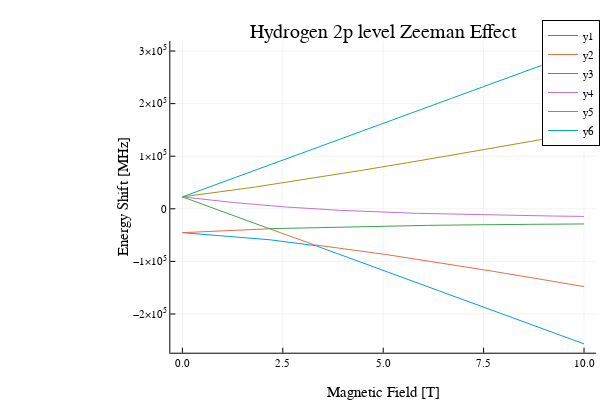

Source (notebook cell):
### Code cell
#  Now we plot each Eigenvalue as a function of magnetic field. 

Plots.plot(B₀,[E1,E2,E3,E4,E5,E6], xaxis="Magnetic Field [T]", yaxis="Energy Shift [MHz]",title="Hydrogen 2p level Zeeman Effect")

### Figure 1 — Plotly figure (JSON) as saved in the notebook; plotly's stock layout.template omitted (floating-point values rounded to 4 significant figures; data arrays with more than 128 entries replaced by an {"elided": "..."} marker saying what was removed)
{"data": [{"colorbar": {"title": ""}, "legendgroup": "y1", "line": {"color": "rgba(0, 154, 250, 1.000)", "dash": "solid", "shape": "linear", "width": 1}, "mode": "lines", "name": "y1", "showlegend": true, "type": "scatter", "x": {"elided": "1001 float values"}, "xaxis": "x", "y": {"elided": "1001 float values"}, "yaxis": "y", "zmax": null, "zmin": null}, {"colorbar": {"title": ""}, "legendgroup": "y2", "line": {"color": "rgba(227, 111, 71, 1.000)", "dash": "solid", "shape": "linear", "width": 1}, "mode": "lines", "name": "y2", "showlegend": true, "type": "scatter", "x": {"elided": "1001 float values"}, "xaxis": "x", "y": {"elided": "1001 float values"}, "yaxis": "y", "zmax": null, "zmin": null}, {"colorbar": {"title": ""}, "legendgroup": "y3", "line": {"color": "rgba(62, 164, 78, 1.000)", "dash": "solid", "shape": "linear", "width": 1}, "mode": "lines", "name": "y3", "showlegend": true, "type": "scatter", "x": {"elided": "1001 float values"}, "xaxis": "x", "y": {"elided": "1001 float values"}, "yaxis": "y", "zmax": null, "zmin": null}, {"colorbar": {"title": ""}, "legendgroup": "y4", "line": {"color": "rgba(195, 113, 210, 1.000)", "dash": "solid", "shape": "linear", "width": 1}, "mode": "lines", "name": "y4", "showlegend": true, "type": "scatter", "x": {"elided": "1001 float values"}, "xaxis": "x", "y": {"elided": "1001 float values"}, "yaxis": "y", "zmax": null, "zmin": null}, {"colorbar": {"title": ""}, "legendgroup": "y5", "line": {"color": "rgba(172, 142, 24, 1.000)", "dash": "solid", "shape": "linear", "width": 1}, "mode": "lines", "name": "y5", "showlegend": true, "type": "scatter", "x": {"elided": "1001 float values"}, "xaxis": "x", "y": {"elided": "1001 float values"}, "yaxis": "y", "zmax": null, "zmin": null}, {"colorbar": {"title": ""}, "legendgroup": "y6", "line": {"color": "rgba(0, 170, 174, 1.000)", "dash": "solid", "shape": "linear", "width": 1}, "mode": "lines", "name": "y6", "showlegend": true, "type": "scatter", "x": {"elided": "1001 float values"}, "xaxis": "x", "y": {"elided": "1001 float values"}, "yaxis": "y", "zmax": null, "zmin": null}], "layout": {"annotations": [{"font": {"color": "rgba(0, 0, 0, 1.000)", "family": "sans-serif", "size": 20}, "rotation": 0, "showarrow": false, "text": "Hydrogen 2p level Zeeman Effect", "x": 0.6387, "xanchor": "center", "xref": "paper", "y": 1, "yanchor": "top", "yref": "paper"}], "height": 400, "legend": {"bgcolor": "rgba(255, 255, 255, 1.000)", "bordercolor": "rgba(0, 0, 0, 1.000)", "borderwidth": 1, "font": {"color": "rgba(0, 0, 0, 1.000)", "family": "sans-serif", "size": 11}, "title": {"font": {"color": "rgba(0, 0, 0, 1.000)", "family": "sans-serif", "size": 15}, "text": ""}, "tracegroupgap": 0, "traceorder": "normal", "x": 1, "xanchor": "auto", "y": 1, "yanchor": "auto"}, "margin": {"b": 20, "l": 0, "r": 0, "t": 20}, "paper_bgcolor": "rgba(255, 255, 255, 1.000)", "plot_bgcolor": "rgba(255, 255, 255, 1.000)", "showlegend": true, "width": 600, "xaxis": {"anchor": "y", "domain": [0.2839, 0.9934], "gridcolor": "rgba(0, 0, 0, 0.100)", "gridwidth": 0.5, "linecolor": "rgba(0, 0, 0, 1.000)", "mirror": false, "range": [-0.3, 10.3], "showgrid": true, "showline": true, "showticklabels": true, "tickangle": 0, "tickcolor": "rgb(0, 0, 0)", "tickfont": {"color": "rgba(0, 0, 0, 1.000)", "family": "sans-serif", "size": 11}, "tickmode": "array", "ticks": "inside", "ticktext": ["0.0", "2.5", "5.0", "7.5", "10.0"], "tickvals": [0, 2.5, 5, 7.5, 10], "title": "Magnetic Field [T]", "titlefont": {"color": "rgba(0, 0, 0, 1.000)", "family": "sans-serif", "size": 15}, "type": "-", "visible": true, "zeroline": false, "zerolinecolor": "rgba(0, 0, 0, 1.000)"}, "yaxis": {"anchor": "x", "domain": [0.07581, 0.9415], "gridcolor": "rgba(0, 0, 0, 0.100)", "gridwidth": 0.5, "linecolor": "rgba(0, 0, 0, 1.000)", "mirror": false, "range": [-273600.0, 319000.0], "showgrid": true, "showline": true, "showticklabels": true, "tickangle": 0, "tickcolor": "rgb(0, 0, 0)", "tickfont": {"color": "rgba(0, 0, 0, 1.000)", "family": "sans-serif", "size": 11}, "tickmode": "array", "ticks": "inside", "ticktext": ["−2×10<sup>5</sup>", "−1×10<sup>5</sup>", "0", "1×10<sup>5</sup>", "2×10<sup>5</sup>", "3×10<sup>5</sup>"], "tickvals": [-200000, -100000, 0, 100000, 200000, 300000], "title": "Energy Shift [MHz]", "titlefont": {"color": "rgba(0, 0, 0, 1.000)", "family": "sans-serif", "size": 15}, "type": "-", "visible": true, "zeroline": false, "zerolinecolor": "rgba(0, 0, 0, 1.000)"}}}
